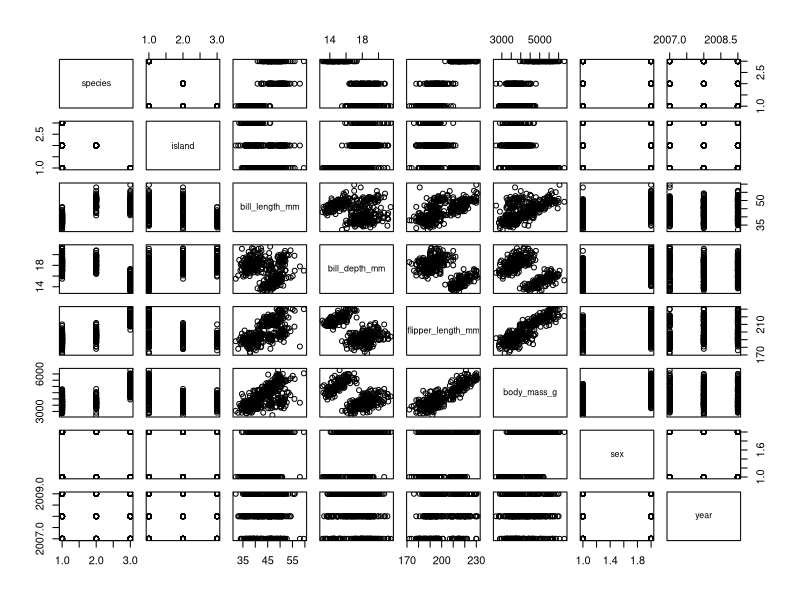
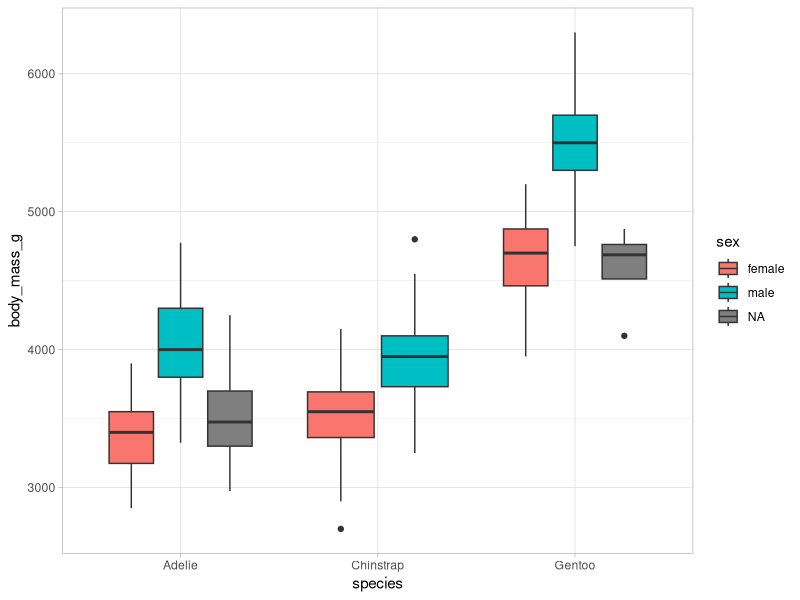
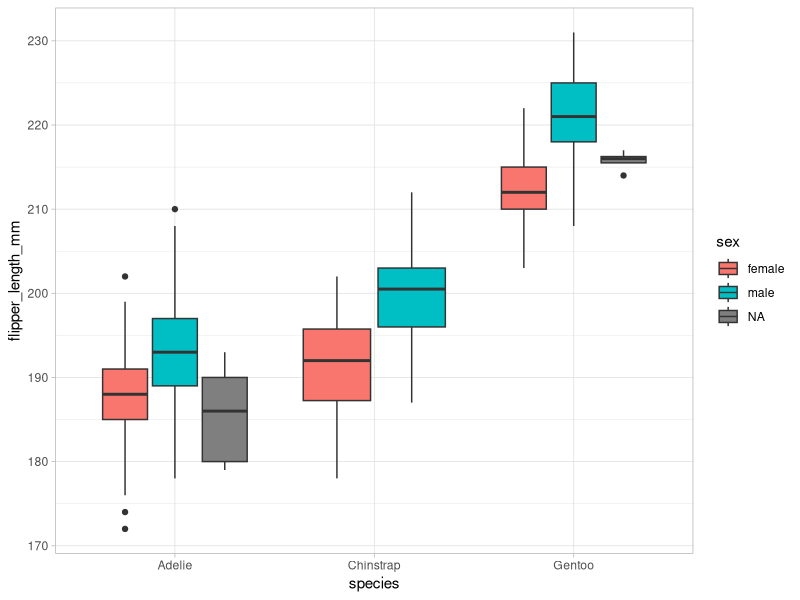
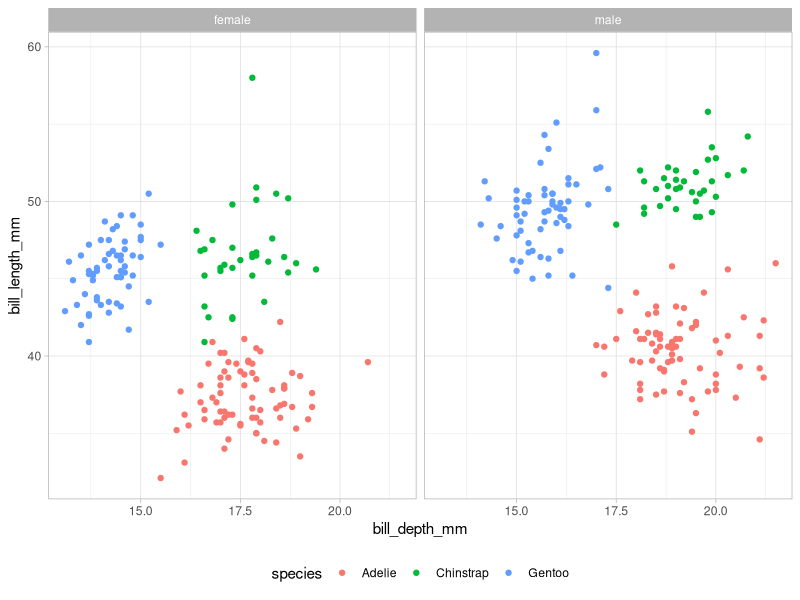

The R script that drew these images, in order:
## ---- chunk 1
knitr::opts_chunk$set(echo = TRUE, warning = FALSE)
library(palmerpenguins)
library(tidyverse)
library(kableExtra)
## ---- chunk 2
summary(penguins)
## ---- chunk 3
plot(penguins)
## ---- chunk 4
ggplot(penguins) +
  geom_boxplot(aes(x = species, y = body_mass_g, fill = sex)) +
  theme_light()
## ---- chunk 5
ggplot(penguins) +
    geom_boxplot(aes(x = species, y = flipper_length_mm, fill = sex)) +
    theme_light()
## ---- chunk 6
penguins %>%
  filter(!is.na(sex)) %>%
 ggplot() +
    geom_point(aes(x = bill_depth_mm, y = bill_length_mm, color = species)) +
    facet_wrap(.~sex) +
    theme_light() +
    theme(legend.position = "bottom")
    
## ---- chunk 7
penguins %>%
  filter(!is.na(sex)) %>%
  group_by(species, sex) %>%
  summarize(Average_Weight_in_Grams = mean(body_mass_g)) %>%
  knitr::kable(align = "lcc", caption = "Table 1: Average Penguin Weights by Species and Sex") %>%
  kable_minimal(full_width = F) %>%
  column_spec(1, bold = T) %>%
  row_spec(1:2, color = "blue") %>%
  row_spec(3:4, color = "green") %>%
  row_spec(5:6, color = "purple")#The kable family of functions lets us build tables in html format.
  
